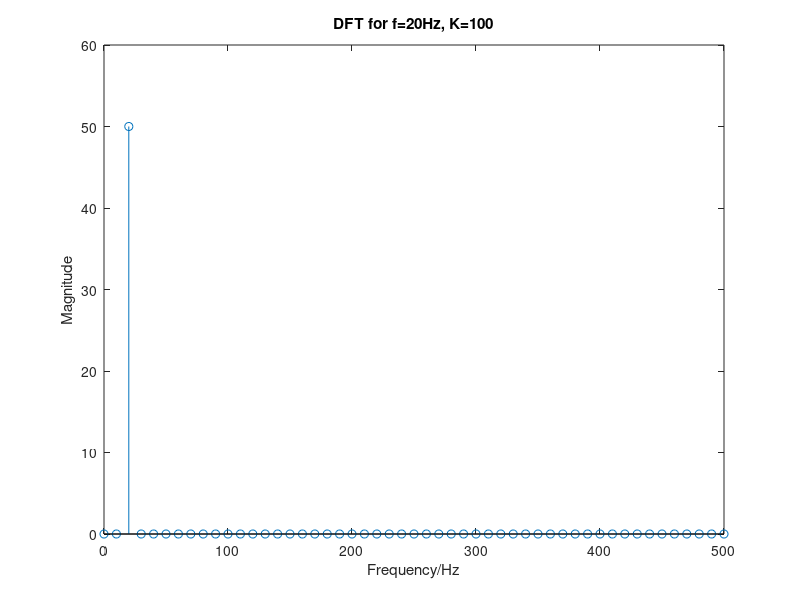
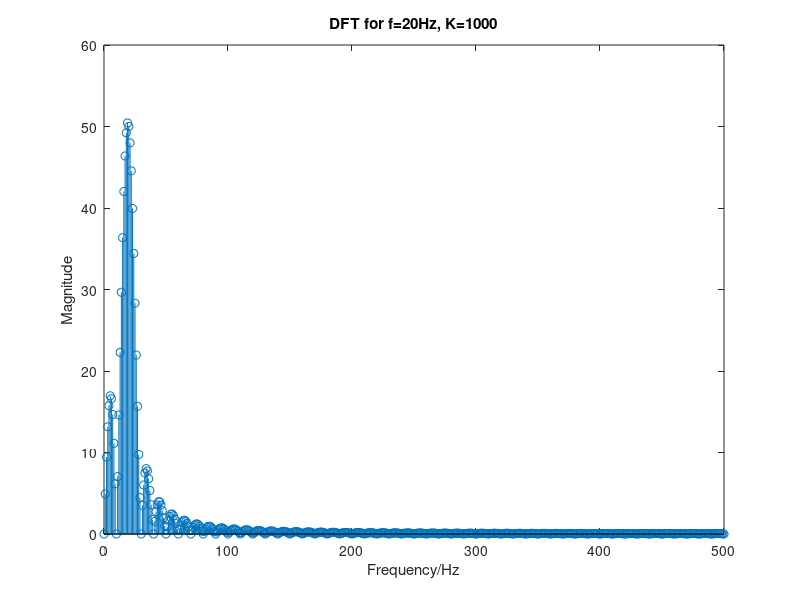

Write the MATLAB code that produced these figures, in order.
% Generate a 20 Hz sine wave of length N = 100 sampled at 1000Hz
N = 100;
f = 20; % Wave frequency
fs = 1000; % Sampling frequency
t = 0:1/fs:(N-1)/fs;
x = sin(2*pi*f*t); % Sine wave in time domain

% DFT for K=100
K = 100;
DFT_100 = fft(x,K);
f_100 = 0:fs/K:(fs-1/K);
DFT_100_mag = abs(DFT_100);
% Plot DFT magnitude spectrum
figure(1)
stem(f_100,DFT_100_mag);
title('DFT for f=20Hz, K=100');
xlabel('Frequency/Hz');
ylabel('Magnitude');
axis([0 500 0 60]);

% DFT for K=1000
K = 1000;
DFT_1000 = fft(x,K);
f_1000 = 0:fs/K:(fs-1/K);
DFT_1000_mag = abs(DFT_1000);
DFT_1000_phase = angle(DFT_1000);
% Plot DFT magnitude spectra
figure(2)
stem(f_1000,DFT_1000_mag);
title('DFT for f=20Hz, K=1000');
xlabel('Frequency/Hz');
ylabel('Magnitude');
axis([0 500 0 60]);
